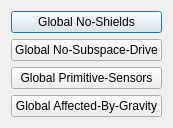
<?xml version="1.0" encoding="UTF-8"?>
<ui version="4.0">
 <class>fso::fred::dialogs::GlobalShipFlagsDialog</class>
 <widget class="QDialog" name="fso::fred::dialogs::GlobalShipFlagsDialog">
  <property name="geometry">
   <rect>
    <x>0</x>
    <y>0</y>
    <width>154</width>
    <height>128</height>
   </rect>
  </property>
  <property name="windowTitle">
   <string>Global Ship Flags</string>
  </property>
  <layout class="QVBoxLayout" name="verticalLayout">
   <item>
    <widget class="QPushButton" name="noShieldsButton">
     <property name="text">
      <string>Global No-Shields</string>
     </property>
    </widget>
   </item>
   <item>
    <widget class="QPushButton" name="noSubspaceDriveButton">
     <property name="text">
      <string>Global No-Subspace-Drive</string>
     </property>
    </widget>
   </item>
   <item>
    <widget class="QPushButton" name="primitiveSensorsButton">
     <property name="text">
      <string>Global Primitive-Sensors</string>
     </property>
    </widget>
   </item>
   <item>
    <widget class="QPushButton" name="affectedByGravityButton">
     <property name="text">
      <string>Global Affected-By-Gravity</string>
     </property>
    </widget>
   </item>
  </layout>
 </widget>
 <resources/>
 <connections/>
</ui>
